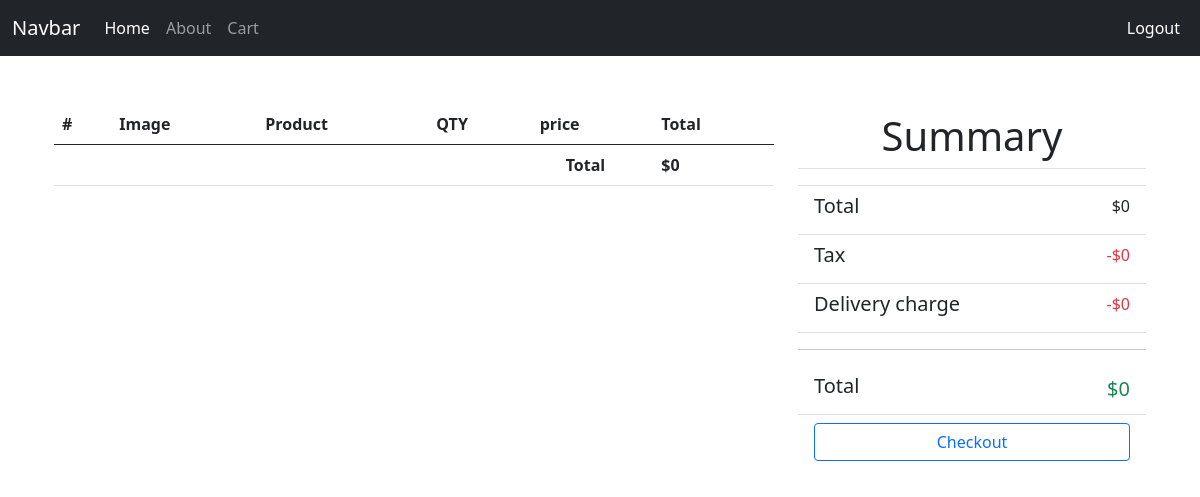
The app's page /cart/ (signed in), older data.
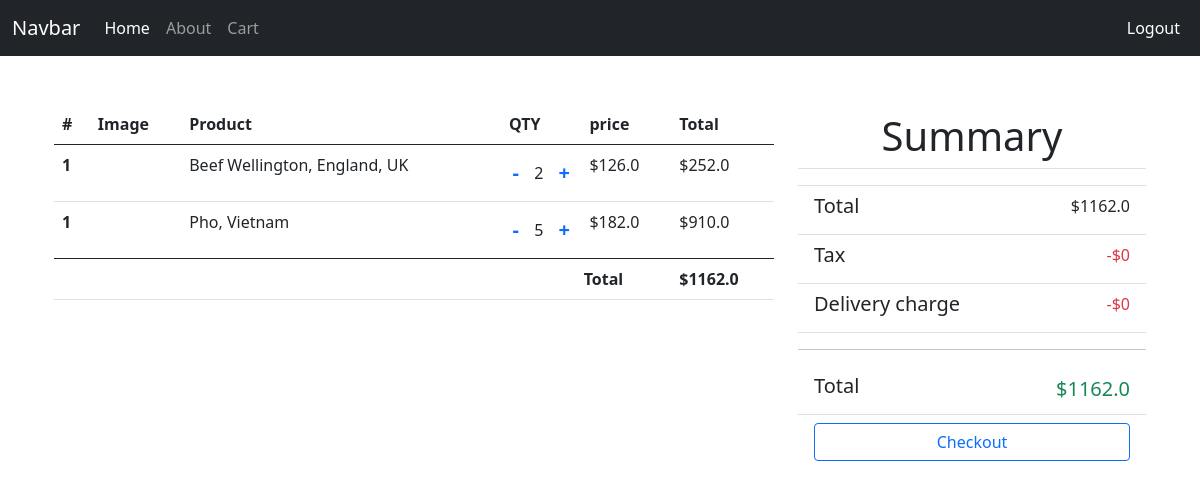
The same page, newer data.
### cart/models.py (models this page shows, shortened)
class ProductInCart(models.Model):
    product = models.ForeignKey(Product, on_delete=models.CASCADE, related_name='products')
    cart = models.ForeignKey(Cart, on_delete=models.CASCADE, related_name='products_incart', null=True, blank=True)
    qty = models.IntegerField(default=0)
    ordered = models.BooleanField(default=False)
    @property
    def product_wise_total(self):
        return self.product.price * self.qty

### product/models.py (models this page shows, shortened)
class Product(models.Model):
    title = models.CharField(max_length=255)
    slug = models.SlugField(unique=True)
    image = models.URLField()
    description = models.TextField()
    price = models.FloatField()
    created_at = models.DateTimeField(auto_now_add=True)
    class Meta:
        ordering = ('id',)

### cart/views.py (the view)
# urls.py: path('', views.AddCartView.as_view(), name='cart'),
class AddCartView(LoginRequiredMixin, ListView):
    template_name = 'cart/cart_list.html'
    context_object_name = 'carts'
    def get_queryset(self):
        self.cart = Cart.objects.filter(user=self.request.user, ordered=False).first()
        if self.cart:
            queryset = self.cart.products_incart.all()
            return queryset
        return None
    def get_context_data(self, *args, **kwargs):
        context =  super().get_context_data(*args, **kwargs)
        context['gross_total'] = self.cart.gross_total if self.cart else 0
        return context

### cart/models.py (called while the page is built)
    @property
    def gross_total(self):
        return sum([product.product_wise_total for product in self.products_incart.all()])

### cart/templates/cart/cart_list.html
{% extends 'base.html' %}
{% block content %}
<div class="container my-5">
    <div class="row">
        <div class="col-md-8">
            <table class="table">
                <thead>
                  <tr>
                    <th scope="col">#</th>
                    <th scope="col">Image</th>
                    <th scope="col">Product</th>
                    <th scope="col">QTY</th>
                    <th scope="col">price</th>
                    <th scope="col">Total</th>
                  </tr>
                </thead>
                <tbody>
                {% for cart in carts %}
                    <tr>
                        <th scope="row">1</th>
                        <td><img src="{{ cart.product.image }}" class="rounded img-fluid" width="120px" alt=""></td>
                        <td>{{ cart.product.title }}</td>
                        <td>
                            <div class="d-flex align-items-center justify-content-around">
                                <a href="{% url 'cart:add-remove-cart' pk=cart.id add=0 %}" class="text-decoration-none text-primary fs-5 fw-bold">-</a>
                                <span class="p-2">{{ cart.qty }}</span>
                                <a href="{% url 'cart:add-remove-cart' pk=cart.id add=1 %}" class="text-decoration-none text-primary fs-5 fw-bold">+</a>
                            </div>
                        </td>
                        <td>${{ cart.product.price }}</td>
                        <td>${{ cart.product_wise_total }}</td>
                    </tr>
                {% endfor %}
                </tbody>
                <tfoot>
                    <tr>
                        <th colspan="5" class='text-end fs-6 px-5'>Total</th>
                        <th class="fs-6">${{ gross_total }}</th>
                    </tr>
                </tfoot>
              </table>
        </div>
        <div class="col-md-4">
            <ul class="list-group list-group-flush">
                <li class="list-group-item display-6 text-center">Summary</li>
                <li class="list-group-item"></li>
                <li class="list-group-item d-flex justify-content-between">
                    <h5>Total</h5>
                    <span>${{ gross_total }}</span>
                </li>
                <li class="list-group-item d-flex justify-content-between">
                    <h5>Tax</h5>
                    <span class="text-danger">-$0</span>
                </li>
                <li class="list-group-item d-flex justify-content-between">
                    <h5>Delivery charge</h5>
                    <span class="text-danger">-$0</span>
                </li>
                <hr>
                <li class="list-group-item d-flex justify-content-between">
                    <h5>Total</h5>
                    <span class="text-success fs-5">${{ gross_total }}</span>
                </li>
                <li class="list-group-item text-center d-grid">
                    <a class="btn btn-outline-primary" href="{% url 'order:checkout' %}">Checkout</a>
                </li>
              </ul>
        </div>
    </div>
</div>
{% endblock content %}

### templates/base.html (shortened to what this page needs)
<!doctype html>
<html lang="en">
  <head>
    <link href="https://cdn.jsdelivr.net/npm/bootstrap@5.0.2/dist/css/bootstrap.min.css" rel="stylesheet">
  </head>
  <body>
    <nav class="navbar navbar-expand-lg navbar-dark bg-dark">
        <div class="container-fluid">
          <a class="navbar-brand" href="{% url 'product:home' %}">Navbar</a>
          <div class="collapse navbar-collapse" id="navbarSupportedContent">
            <ul class="navbar-nav me-auto mb-2 mb-lg-0">
              <li class="nav-item">
                <a class="nav-link active" aria-current="page" href="{% url 'product:home' %}">Home</a>
              </li>
              <li class="nav-item">
                <a class="nav-link" href="{% url 'product:about' %}">About</a>
              </li>
              <li class="nav-item">
                <a class="nav-link" href="{% url 'cart:cart' %}">Cart</a>
              </li>
            </ul>
            <div class="d-flex">
                <ul class="navbar-nav me-auto mb-2 mb-lg-0">
                  {% if not request.user.is_authenticated %}
                    <li class="nav-item">
                      <a href="{% url 'users:login' %}" class="nav-link active" aria-current="page">Login</a>
                    </li>
                    <li class="nav-item">
                      <a href="{% url 'users:register' %}" class="nav-link active" aria-current="page">Register</a>
                    </li>
                  {% else %}
                    <li class="nav-item">
                      <a href="{% url 'users:logout' %}" class="nav-link active" aria-current="page">Logout</a>
                    </li>
                  {% endif %}
                </ul>
              </div>
          </div>
        </div>
      </nav>
    <div class="container">
        {% block content %}
        {% endblock content %}
    </div>
  </body>
</html>

Row changes from the older to the newer data that the page shows:
now on this page (row edited): ProductInCart: product "Beef Wellington, England, UK", qty "2", product.price "126.0", product_wise_total "252.0"
now on this page (row edited): ProductInCart: product "Pho, Vietnam", qty "5", product.price "182.0", product_wise_total "910.0"
Text that changed along with them:
{{ gross_total }}: "0" → "1162.0"
